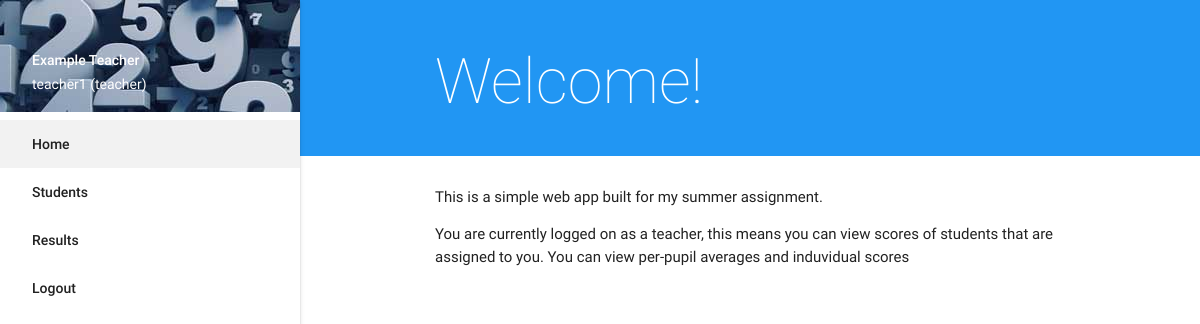
The page /teacher/home/ (signed in) on the database its author committed.
### namesfornumbers/models.py (models this page shows, shortened)
class User(db.Model):
    id = db.Column(db.Integer, primary_key=True)
    name = db.Column(db.String(80))
    username = db.Column(db.String(20))
    password = db.Column(db.LargeBinary())
    role = db.Column(db.String(10))
    is_authenticated = True
    is_active = True
    is_anonymous = False
    questions = db.relationship("Question", backref="student", lazy="dynamic")
    teacher_id = db.Column(db.Integer, db.ForeignKey('user.id'))
    students = db.relationship("User", backref="teacher", lazy="dynamic",
                               remote_side=id, uselist=True)  # This somehow made a many-to-many relationship

### namesfornumbers/teacher/views.py (the view)
@teacher_blueprint.route('/home/')
def teacher_home():
    return render_template('common/home.html', active="home")

### namesfornumbers/__init__.py (called while the page is built)
@login_manager.user_loader
def user_loader(user_id):
    return User.query.get(user_id)

### namesfornumbers/templates/common/home.html
{% extends 'base.html' %}
{% block content %}
<div class="section blue white-text">
    <div class="container">
        <h1 style="font-weight:100">Welcome!</h1>
    </div>
</div>
<div class="section">
    <div class="container">
        <p>This is a simple web app built for my summer assignment.</p>
        {% if current_user.role == "teacher" %}
            <p>You are currently logged on as a teacher, this means you can view scores of students that are assigned to you.
                You can view per-pupil averages and induvidual scores</p>
        {% elif current_user.role == "student" %}
            <p>You are currently logged on as a student, this means you can take tests of 10 questions and view your scores for
                the last 10 questions and each induvidual question.</p>
        {% endif %}
    </div>
</div>
{% endblock %}

### namesfornumbers/templates/nav.html
<ul id="slide-out" class="side-nav fixed">
    <li>
        <div class="user-view">
            <div class="background">
                <img src="{{ url_for('static', filename='img/number.jpg') }}">
            </div>
            <span class="white-text name">{{ current_user.name }}</span>
            <span class="white-text email">{{ current_user.username }} ({{current_user.role}})</span>
        </div>
    </li>
    <li {% if active and active == "home" %}class="active"{% endif %}><a href="/{{ current_user.role }}/home">Home</a></li>
    {% if current_user.role == "student" %}
    <li {% if active and active == "test" %}class="active"{% endif %}><a href="/student/test">Test</a></li>
    <li {% if active and active == "results" %}class="active"{% endif %}><a href="/student/results/">Previous Scores</a></li>
    {% else %}
    <li {% if active and active=="students" %}class="active" {% endif %}><a href="/teacher/students">Students</a></li>
    <li {% if active and active=="results" %}class="active" {% endif %}><a href="/teacher/results">Results</a></li>
    {% endif %}
    <li><a href="/auth/logout/">Logout</a></li>
</ul>

### rows shown on the page
User: name "Example Teacher", username "teacher1", role "teacher"
